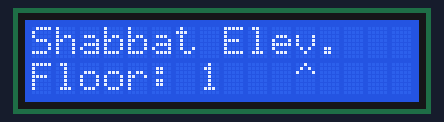
Bench run of a sketch on a simulated ESP32. On the bench: 16×2 character LCD.

Above: at 0.2 s.
At 3.9 s:
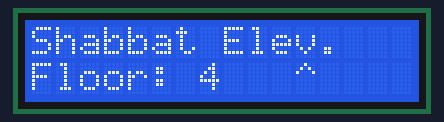
At 8.8 s:
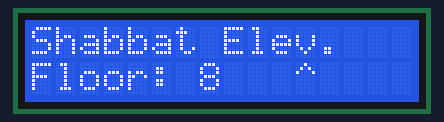
At 18.5 s:
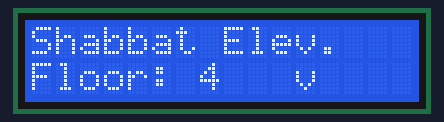
At 27.0 s:
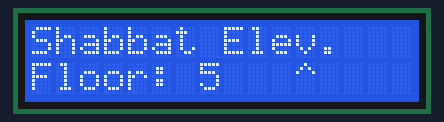
At 38.0 s:
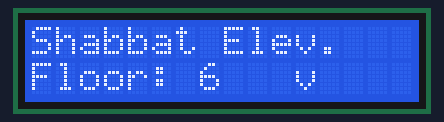

Measured:
- what the display in image 0 shows lasts 1.2 s, from 0.2 s to 1.4 s

The sketch:

SEI1.ino
```cpp
#include <Wire.h>
#include <LiquidCrystal_I2C.h>

LiquidCrystal_I2C lcd(0x27, 16, 2);

// Floor simulation
int floorNum = 1;
int direction = 1; // 1 = up, -1 = down

const int MIN_FLOOR = 1;
const int MAX_FLOOR = 10;

int lastFloor = -1;

void drawHeader() {
  lcd.clear();
  lcd.setCursor(0, 0);
  lcd.print("Shabbat Elev.");
}

void drawFloor(int floor, int dir) {
  lcd.setCursor(0, 1);
  lcd.print("Floor:        ");

  lcd.setCursor(7, 1);
  lcd.print(floor);

  lcd.setCursor(11, 1);
  if (dir == 1) lcd.print("^");
  else lcd.print("v");
}

void setup() {
  Wire.begin(21, 22);
  delay(100);

  lcd.init();
  lcd.backlight();

  drawHeader();
}

void loop() {

  // Only update display if floor changed
  if (floorNum != lastFloor) {
    drawFloor(floorNum, direction);
    lastFloor = floorNum;
  }

  delay(1200); // simulate elevator speed

  // Move elevator
  floorNum += direction;

  if (floorNum >= MAX_FLOOR) {
    floorNum = MAX_FLOOR;
    direction = -1;
  }

  if (floorNum <= MIN_FLOOR) {
    floorNum = MIN_FLOOR;
    direction = 1;
  }
}
```
